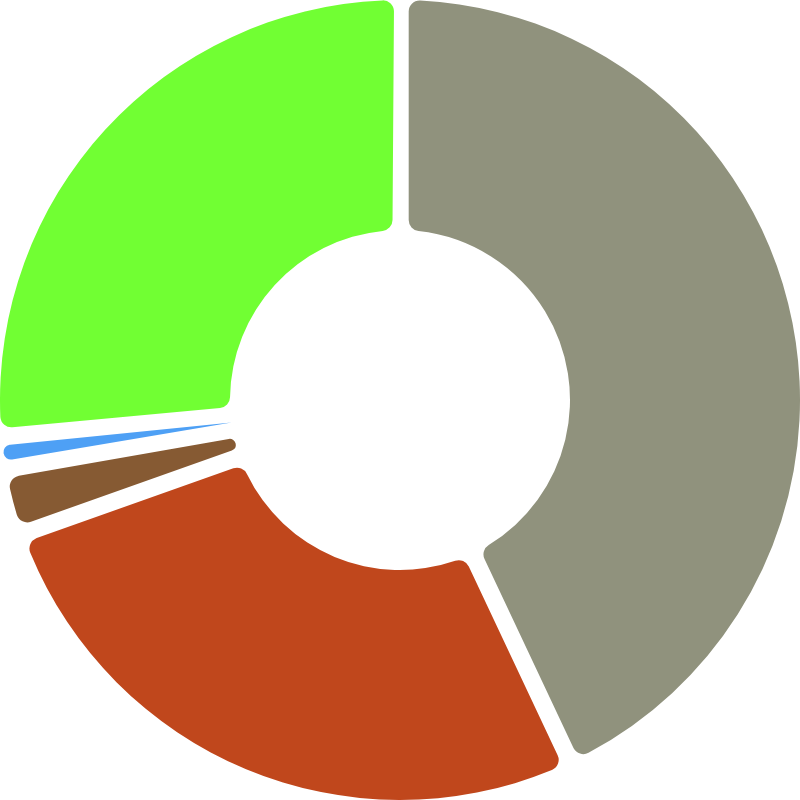

The Vega-Lite source for this figure:
### Vega specification from a JSON file in a GitHub repository (floating-point values rounded to 4 significant figures)
{"$schema": "https://vega.github.io/schema/vega/v5.json", "description": "Donut Chart of Total Cases by Region", "width": 400, "height": 400, "autosize": "none", "signals": [{"name": "startAngle", "value": 0}, {"name": "endAngle", "value": 6.29}, {"name": "padAngle", "value": 0.04}, {"name": "innerRadius", "value": 85}, {"name": "cornerRadius", "value": 5.5}, {"name": "sort", "value": false}, {"name": "selected", "value": "", "on": [{"events": "mouseover", "update": "datum"}]}], "data": [{"name": "table", "values": [{"Region": "Eastern Mediterranean", "Total_cases": 161800.0}, {"Region": "Africa", "Total_cases": 100000.0}, {"Region": "Americas", "Total_cases": 10000.0}, {"Region": "Europe", "Total_cases": 0.0}, {"Region": "South-East Asia", "Total_cases": 4893.0}, {"Region": "Western Pacific", "Total_cases": 100000.0}], "transform": [{"type": "pie", "field": "Total_cases", "startAngle": {"signal": "startAngle"}, "endAngle": {"signal": "endAngle"}, "sort": {"signal": "sort"}}]}], "scales": [{"name": "color", "type": "ordinal", "domain": {"data": "table", "field": "Region"}, "range": ["#90927d", "#c0471c", "#865a33", "#ff5733", "#4ea0f5", "#71ff33"]}], "marks": [{"type": "arc", "from": {"data": "table"}, "encode": {"enter": {"fill": {"scale": "color", "field": "Region"}, "x": {"signal": "width / 2"}, "y": {"signal": "height / 2"}}, "update": {"startAngle": {"field": "startAngle"}, "endAngle": {"field": "endAngle"}, "padAngle": {"signal": "padAngle"}, "innerRadius": {"signal": "innerRadius"}, "outerRadius": {"signal": "width / 2"}, "cornerRadius": {"signal": "cornerRadius"}}}}]}
